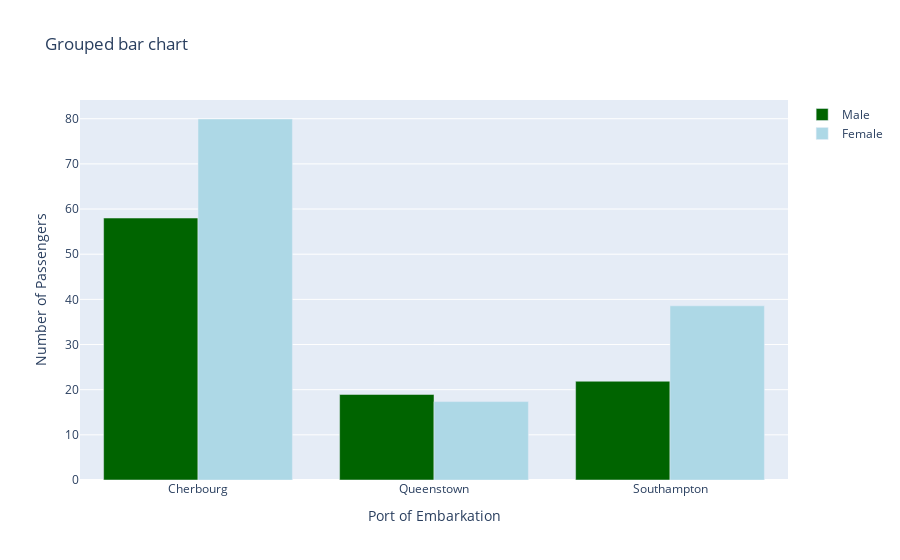

Notebook code cell kept with this figure:
### Code cell
# Let's display that with plotly.
mydata1 = go.Bar(
    x=results.loc['male'].index,
    y=results.loc['male']['Fare'],
    name='Male',
    marker=dict(color='darkgreen')
)
mydata2 = go.Bar(
    x=results.loc['female'].index,
    y=results.loc['female']['Fare'],
    name='Female',
    marker=dict(color='lightblue')
)

mylayout = go.Layout(
    title='Grouped bar chart',
    xaxis = dict(title = 'Port of Embarkation'), # x-axis label
    yaxis = dict(title = 'Number of Passengers'), # y-axis label
    
)
fig = go.Figure(data=[mydata1, mydata2], layout=mylayout)
fig.show()

### Figure 1 — Plotly figure (JSON) as saved in the notebook; plotly's stock layout.template omitted (floating-point values rounded to 4 significant figures)
{"data": [{"marker": {"color": "darkgreen"}, "name": "Male", "type": "bar", "x": ["Cherbourg", "Queenstown", "Southampton"], "y": [58.01, 18.94, 21.87]}, {"marker": {"color": "lightblue"}, "name": "Female", "type": "bar", "x": ["Cherbourg", "Queenstown", "Southampton"], "y": [79.94, 17.36, 38.57]}], "layout": {"autosize": true, "title": {"text": "Grouped bar chart"}, "xaxis": {"autorange": true, "range": [-0.5, 2.5], "title": {"text": "Port of Embarkation"}, "type": "category"}, "yaxis": {"autorange": true, "range": [0, 84.14], "title": {"text": "Number of Passengers"}, "type": "linear"}}}
